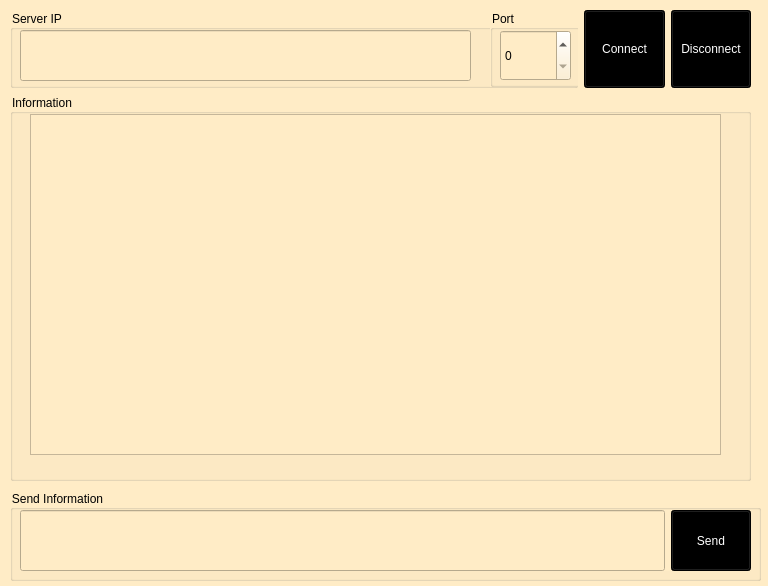
<?xml version="1.0" encoding="UTF-8"?>
<ui version="4.0">
 <class>Client</class>
 <widget class="QWidget" name="Client">
  <property name="geometry">
   <rect>
    <x>0</x>
    <y>0</y>
    <width>768</width>
    <height>586</height>
   </rect>
  </property>
  <property name="windowTitle">
   <string>Form</string>
  </property>
  <property name="styleSheet">
   <string notr="true">background-color: rgb(255, 236, 198);</string>
  </property>
  <widget class="QGroupBox" name="groupBox_4">
   <property name="geometry">
    <rect>
     <x>10</x>
     <y>490</y>
     <width>751</width>
     <height>91</height>
    </rect>
   </property>
   <property name="title">
    <string>Send Information</string>
   </property>
   <widget class="QWidget" name="layoutWidget">
    <property name="geometry">
     <rect>
      <x>10</x>
      <y>20</y>
      <width>731</width>
      <height>61</height>
     </rect>
    </property>
    <layout class="QHBoxLayout" name="horizontalLayout_2">
     <item>
      <widget class="QLineEdit" name="lineEdit_send">
       <property name="sizePolicy">
        <sizepolicy hsizetype="Expanding" vsizetype="Minimum">
         <horstretch>0</horstretch>
         <verstretch>0</verstretch>
        </sizepolicy>
       </property>
      </widget>
     </item>
     <item>
      <widget class="QPushButton" name="pushButton_2">
       <property name="sizePolicy">
        <sizepolicy hsizetype="Minimum" vsizetype="Minimum">
         <horstretch>0</horstretch>
         <verstretch>0</verstretch>
        </sizepolicy>
       </property>
       <property name="styleSheet">
        <string notr="true">color: rgb(255, 255, 255);
background-color: rgb(0, 0, 0);</string>
       </property>
       <property name="text">
        <string>Send</string>
       </property>
      </widget>
     </item>
    </layout>
   </widget>
  </widget>
  <widget class="QWidget" name="layoutWidget">
   <property name="geometry">
    <rect>
     <x>10</x>
     <y>10</y>
     <width>741</width>
     <height>471</height>
    </rect>
   </property>
   <layout class="QVBoxLayout" name="verticalLayout" stretch="1,5">
    <item>
     <layout class="QHBoxLayout" name="horizontalLayout" stretch="7,1,0">
      <item>
       <widget class="QGroupBox" name="groupBox">
        <property name="title">
         <string>Server IP</string>
        </property>
        <widget class="QLineEdit" name="lineEdit_ip">
         <property name="geometry">
          <rect>
           <x>10</x>
           <y>20</y>
           <width>451</width>
           <height>51</height>
          </rect>
         </property>
        </widget>
        <widget class="QGroupBox" name="groupBox_2">
         <property name="geometry">
          <rect>
           <x>480</x>
           <y>0</y>
           <width>91</width>
           <height>77</height>
          </rect>
         </property>
         <property name="title">
          <string>Port</string>
         </property>
         <widget class="QSpinBox" name="spinBox">
          <property name="geometry">
           <rect>
            <x>10</x>
            <y>20</y>
            <width>71</width>
            <height>51</height>
           </rect>
          </property>
          <property name="sizePolicy">
           <sizepolicy hsizetype="Minimum" vsizetype="Minimum">
            <horstretch>0</horstretch>
            <verstretch>0</verstretch>
           </sizepolicy>
          </property>
         </widget>
        </widget>
       </widget>
      </item>
      <item>
       <widget class="QPushButton" name="pushButton">
        <property name="sizePolicy">
         <sizepolicy hsizetype="Minimum" vsizetype="Minimum">
          <horstretch>0</horstretch>
          <verstretch>0</verstretch>
         </sizepolicy>
        </property>
        <property name="styleSheet">
         <string notr="true">color: rgb(255, 255, 255);
background-color: rgb(0, 0, 0);</string>
        </property>
        <property name="text">
         <string>Connect</string>
        </property>
       </widget>
      </item>
      <item>
       <widget class="QPushButton" name="pushButton_3">
        <property name="sizePolicy">
         <sizepolicy hsizetype="Minimum" vsizetype="Minimum">
          <horstretch>0</horstretch>
          <verstretch>0</verstretch>
         </sizepolicy>
        </property>
        <property name="styleSheet">
         <string notr="true">color: rgb(255, 255, 255);
background-color: rgb(0, 0, 0);</string>
        </property>
        <property name="text">
         <string>Disconnect</string>
        </property>
       </widget>
      </item>
     </layout>
    </item>
    <item>
     <widget class="QGroupBox" name="groupBox_3">
      <property name="title">
       <string>Information</string>
      </property>
      <widget class="QTextBrowser" name="textBrowser">
       <property name="geometry">
        <rect>
         <x>20</x>
         <y>20</y>
         <width>691</width>
         <height>341</height>
        </rect>
       </property>
      </widget>
     </widget>
    </item>
   </layout>
  </widget>
 </widget>
 <resources/>
 <connections/>
</ui>
